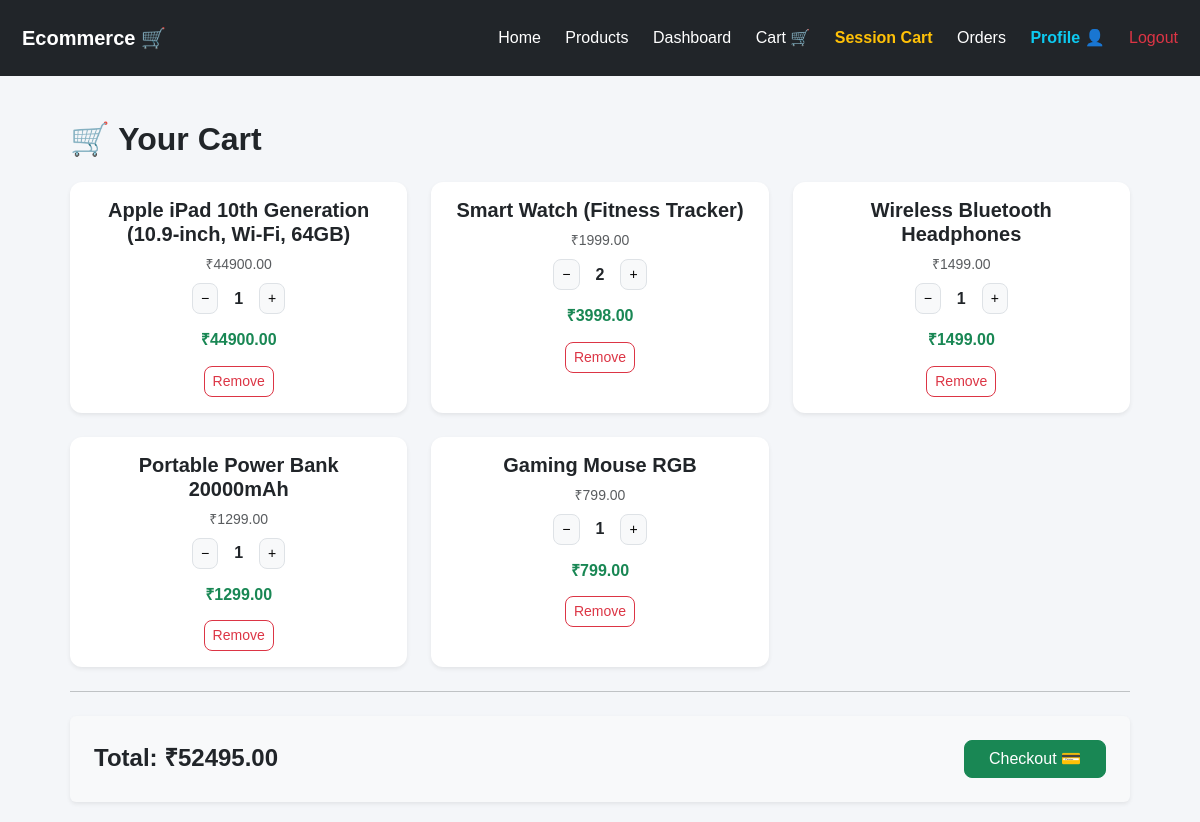
The app's page /cart/ (signed in) with its own data.
### shop/models.py (models this page shows, shortened)
class OrderItem(models.Model):
    order = models.ForeignKey(Order, on_delete=models.CASCADE, related_name='items')
    product = models.ForeignKey(Product, on_delete=models.CASCADE)
    quantity = models.IntegerField()

class Product(models.Model):
    name = models.CharField(max_length=100)
    description = models.TextField()
    price = models.DecimalField(max_digits=10, decimal_places=2)
    stock = models.IntegerField()

### shop/views.py (the view)
# urls.py: path('cart/', views.cart, name='cart'),
@login_required
def cart(request):
    order, created = Order.objects.get_or_create(
        user=request.user,
        complete=False
    )
    items = OrderItem.objects.filter(order=order)
    for item in items:
        item.total_price = item.product.price * item.quantity
    total = sum(item.total_price for item in items)
    return render(request, 'cart.html', {
        'items': items,
        'total': total
    })

### shop/templates/cart.html (shortened to what this page needs)
{% extends 'base.html' %}
{% block content %}
<h2 class="mb-4 fw-bold">🛒 Your Cart</h2>
<div class="row g-4">
    {% for item in items %}
    <div class="col-md-4">
        <div class="card border-0 shadow-sm h-100 cart-card">
            <div class="card-body text-center">
                <h5 class="fw-bold">{{ item.product.name }}</h5>
                <p class="text-muted small mb-2">₹{{ item.product.price }}</p>
                <div class="d-flex justify-content-center align-items-center mb-3">
                    <a href="{% url 'decrease_quantity' item.id %}"
                       class="btn btn-light border btn-sm px-2">−</a>
                    <span class="mx-3 fw-bold">{{ item.quantity }}</span>
                    <a href="{% url 'increase_quantity' item.id %}"
                       class="btn btn-light border btn-sm px-2">+</a>
                </div>
                <h6 class="fw-semibold text-success">
                    ₹{{ item.total_price }}
                </h6>
                <a href="{% url 'remove_from_cart' item.id %}"
                   class="btn btn-outline-danger btn-sm mt-2">
                   Remove
                </a>
            </div>
        </div>
    </div>
    {% endfor %}
</div>
<hr class="my-4">
<div class="p-4 rounded shadow-sm d-flex justify-content-between align-items-center"
     style="background-color: #f8f9fa;">
    <h4 class="fw-bold mb-0">Total: ₹{{ total }}</h4>
    <a href="{% url 'checkout' %}" class="btn btn-success px-4">
     Checkout 💳
    </a>
</div>
{% endblock %}

### shop/templates/base.html (style rules this page uses)
body { font-family: Arial; background: #f4f6f9; }
.card { border: none; border-radius: 12px; background: white; box-shadow: 0 6px 18px rgba(0,0,0,0.08); transition: 0.3s; }
.btn { border-radius: 8px; }

### records on screen
OrderItem: product.name "Apple iPad 10th Generation (10.9-inch, Wi-Fi, 64GB)", product.price "44900.00", quantity "1", total_price "44900.00"
OrderItem: product.name "Smart Watch (Fitness Tracker)", product.price "1999.00", quantity "2", total_price "3998.00"
OrderItem: product.name "Wireless Bluetooth Headphones", product.price "1499.00", quantity "1", total_price "1499.00"
OrderItem: product.name "Portable Power Bank 20000mAh", product.price "1299.00", quantity "1", total_price "1299.00"
OrderItem: product.name "Gaming Mouse RGB", product.price "799.00", quantity "1", total_price "799.00"

### other values on screen
{{ total }} "52495.00"
